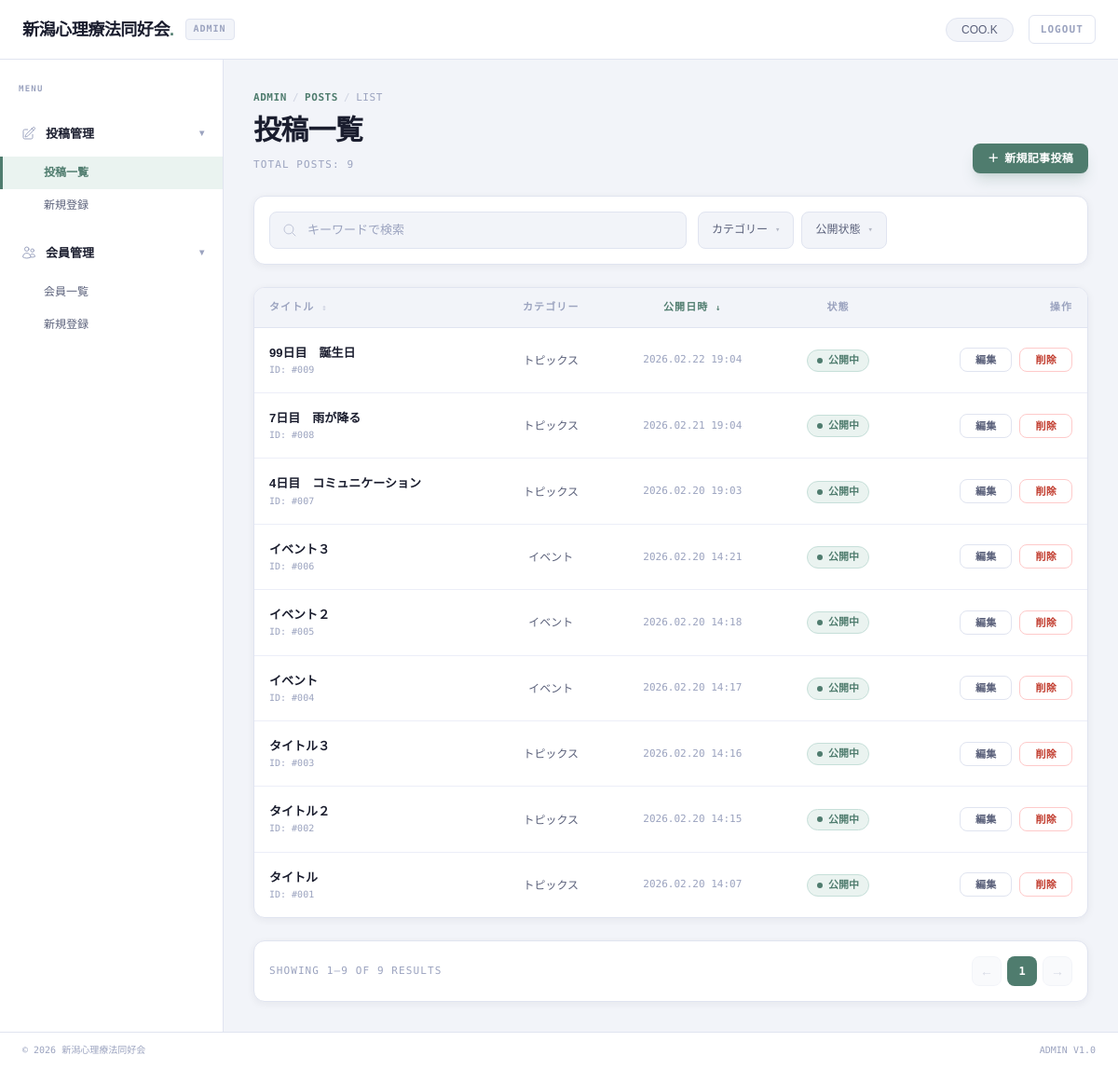
The page /admin/posts (signed in) on the database as committed earlier.
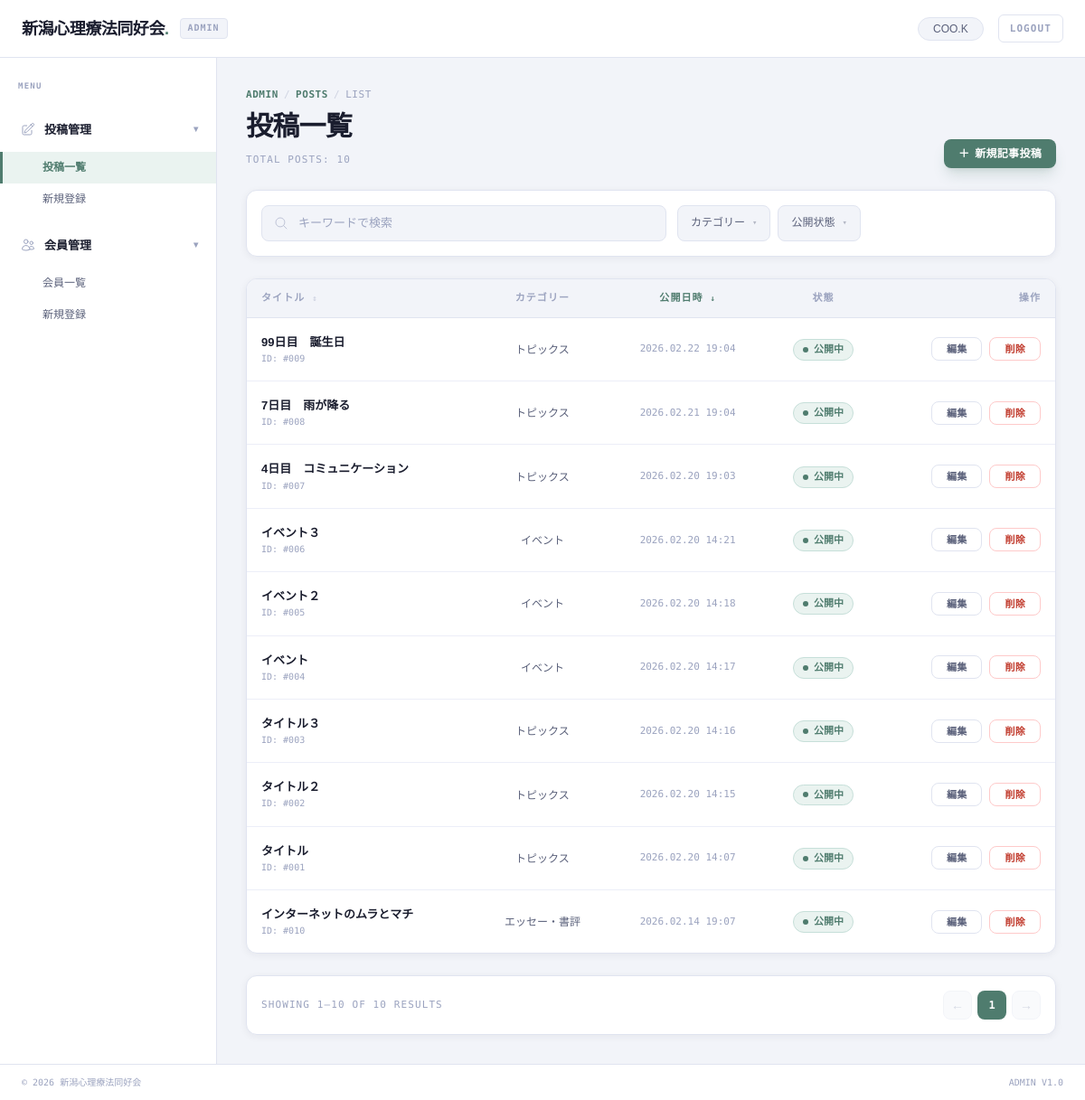
The same page on the database as committed later.
### app/models.py (models this page shows, shortened)
class User(db.Model, UserMixin):
    __tablename__ = 'users'
    id = db.Column(db.Integer, primary_key=True, autoincrement=True)
    name = db.Column(db.Text, nullable=False)
    display_name = db.Column(db.Text, nullable=True)
    email = db.Column(db.Text, nullable=False, unique=True)
    password_hash = db.Column(db.Text, nullable=False)
    role = db.Column(db.Text, nullable=False, default='member')
    profile = db.Column(db.Text)
    created_at = db.Column(db.DateTime, default=datetime.utcnow)
    updated_at = db.Column(db.DateTime, default=datetime.utcnow, onupdate=datetime.utcnow)
    posts = db.relationship('Post', backref='author', lazy=True)
    comments = db.relationship('Comment', backref='user', lazy=True)
    @property
    def display_name_or_name(self):
        if self.display_name and self.display_name.strip():
            return self.display_name.strip()
        return self.name

class Post(db.Model):
    __tablename__ = 'posts'
    id = db.Column(db.Integer, primary_key=True, autoincrement=True)
    user_id = db.Column(db.Integer, db.ForeignKey('users.id'), nullable=False)
    category_id = db.Column(db.Integer, db.ForeignKey('categories.id'), nullable=False)
    title = db.Column(db.Text, nullable=False)
    content = db.Column(db.Text, nullable=False)
    published_at = db.Column(db.DateTime, default=datetime.utcnow)
    event_date = db.Column(db.DateTime, nullable=True)
    eyecatch_img = db.Column(db.Text)
    created_at = db.Column(db.DateTime, default=datetime.utcnow)
    updated_at = db.Column(db.DateTime, default=datetime.utcnow, onupdate=datetime.utcnow)
    comments = db.relationship('Comment', backref='post', lazy=True)

class Category(db.Model):
    __tablename__ = 'categories'
    id = db.Column(db.Integer, primary_key=True, autoincrement=True)
    name = db.Column(db.Text, nullable=False)
    slug = db.Column(db.Text, nullable=False, unique=True)
    created_at = db.Column(db.DateTime, default=datetime.utcnow)
    posts = db.relationship('Post', backref='category', lazy=True)

### app/blueprints/admin/routes.py (the view)
@admin_bp.route('/posts')
@login_required
def post_list():
    page = request.args.get('page', 1, type=int)
    q = request.args.get('q', '')
    query = Post.query
    if q:
        query = query.filter(Post.title.contains(q))
    pagination = query.order_by(Post.published_at.desc()).paginate(page=page, per_page=10, error_out=False)
    posts = pagination.items
    if ZoneInfo:
        now_jst = datetime.now(ZoneInfo('Asia/Tokyo')).replace(tzinfo=None)
    else:
        now_jst = datetime.utcnow() + timedelta(hours=9)
    return render_template('admin/post_list.html',
                         title='記事管理',
                         posts=posts,
                         pagination=pagination,
                         q=q,
                         now=now_jst)

### app/blueprints/admin/templates/admin/post_list.html (shortened to what this page needs)
{% extends "admin/admin_base.html" %}
{% set active_menu = 'post_list' %}
{% block main_content %}
<div class="flex flex-col md:flex-row md:items-end justify-between gap-4">
    <div class="flex flex-col gap-2">
        <div class="flex items-center gap-1.5 text-[11px] font-mono-dm text-custom-text-muted uppercase tracking-wider">
            <span class="text-custom-accent font-bold">Admin</span>
            <span class="opacity-40">/</span>
            <span class="text-custom-accent font-bold">Posts</span>
            <span class="opacity-40">/</span>
            <span>List</span>
        </div>
        <h1 class="text-2xl md:text-3xl font-header-sans font-bold text-custom-text-primary tracking-tight">
            投稿一覧</h1>
        <div class="text-[11px] font-mono-dm text-custom-text-muted uppercase tracking-widest mt-0.5">Total
            Posts: {{ pagination.total }}</div>
    </div>
    <a href="{{ url_for('admin.create_post') }}" class="btn-admin-primary w-full md:w-auto justify-center">
        <span>＋</span> 新規記事投稿
    </a>
</div>
<div
    class="bg-white border border-custom-border rounded-custom p-4 shadow-custom-sm flex flex-col sm:flex-row sm:items-center gap-3">
    <form action="{{ url_for('admin.post_list') }}" method="GET" class="relative flex-1 w-full sm:max-w-md">
        <span class="absolute left-3.5 top-1/2 -translate-y-1/2 text-custom-text-muted opacity-60">
            <svg xmlns="http://www.w3.org/2000/svg" fill="none" viewBox="0 0 24 24" stroke-width="1.5"
                stroke="currentColor" class="w-4 h-4">
                <path stroke-linecap="round" stroke-linejoin="round"
                    d="m21 21-5.197-5.197m0 0A7.5 7.5 0 1 0 5.196 5.196a7.5 7.5 0 0 0 10.607 10.607Z" />
            </svg>
        </span>
        <input type="text" name="q" value="{{ q }}" placeholder="キーワードで検索" class="input-admin pl-10">
    </form>
    <div class="flex gap-2">
        <div
            class="flex-1 sm:flex-none flex items-center justify-between gap-2 px-3.5 h-10 bg-custom-surface-2 border border-custom-border rounded-lg text-[12px] font-mono-dm text-custom-text-secondary cursor-pointer hover:bg-custom-surface-3 transition-colors">
            カテゴリー <span class="text-[9px] opacity-40">▾</span>
        </div>
        <div
            class="flex-1 sm:flex-none flex items-center justify-between gap-2 px-3.5 h-10 bg-custom-surface-2 border border-custom-border rounded-lg text-[12px] font-mono-dm text-custom-text-secondary cursor-pointer hover:bg-custom-surface-3 transition-colors">
            公開状態 <span class="text-[9px] opacity-40">▾</span>
        </div>
    </div>
</div>
<div class="bg-white border border-custom-border rounded-custom shadow-custom-sm overflow-x-auto w-full">
    <table class="w-full text-left border-collapse min-w-[800px]">
        <thead class="bg-custom-surface-2 border-b border-custom-border">
            <tr>
                <th
                    class="px-4 py-3 text-[11px] font-bold text-custom-text-muted font-mono-dm uppercase tracking-widest">
                    タイトル <span class="text-[9px] opacity-40">↕</span></th>
                <th
                    class="px-4 py-3 text-[11px] font-bold text-custom-text-muted font-mono-dm uppercase tracking-widest text-center">
                    カテゴリー</th>
                <th
                    class="px-4 py-3 text-[11px] font-bold text-custom-accent font-mono-dm uppercase tracking-widest text-center">
                    公開日時 <span class="text-[9px]">↓</span></th>
                <th
                    class="px-4 py-3 text-[11px] font-bold text-custom-text-muted font-mono-dm uppercase tracking-widest text-center">
                    状態</th>
                <th
                    class="px-4 py-3 text-[11px] font-bold text-custom-text-muted font-mono-dm uppercase tracking-widest text-right">
                    操作</th>
            </tr>
        </thead>
        <tbody class="divide-y divide-custom-border-light">
            {% for post in posts %}
            <tr class="hover:bg-custom-surface-2 transition-colors group">
                <td class="px-4 py-4">
                    <div class="font-bold text-custom-text-primary text-[13px] truncate max-w-[400px]">{{ post.title }}
                    </div>
                    <div class="text-[10px] font-mono-dm text-custom-text-muted">ID: #{{ "%03d"|format(post.id) }}</div>
                </td>
                <td class="px-4 py-4 text-center">
                    <span class="text-xs text-custom-text-secondary">
                        {{ post.category.name if post.category else '未分類' }}
                    </span>
                </td>
                <td class="px-4 py-4 text-center text-[11px] font-mono-dm text-custom-text-muted">
                    {{ post.published_at.strftime('%Y.%m.%d %H:%M') }}
                </td>
                <td class="px-4 py-4 text-center">
                    {% if post.published_at <= now %} <span class="status-badge-active">
                        <span class="w-1.5 h-1.5 rounded-full bg-current"></span>
                        公開中
                        </span>
                        {% else %}
                        <span
                            class="status-badge-inactive text-custom-accent bg-custom-accent/10 border-custom-accent/20">
                            <span class="w-1.5 h-1.5 rounded-full bg-current"></span>
                            予約済
                        </span>
                        {% endif %}
                </td>
                <td class="px-4 py-4">
                    <div class="flex justify-end gap-2 text-right">
                        <a href="{{ url_for('admin.edit_post', id=post.id) }}"
                            class="btn-admin-ghost py-1 text-[11px]">編集</a>
                        <form action="{{ url_for('admin.delete_post', id=post.id) }}" method="POST" class="inline"
                            onsubmit="return confirm('本当に削除しますか？');">
                            <button type="submit" class="btn-admin-danger py-1 text-[11px]">削除</button>
                        </form>
                    </div>
                </td>
            </tr>
            {% else %}
            <tr>
                <td colspan="5" class="px-4 py-12 text-center text-custom-text-muted font-mono-dm text-xs">
                    記事データが見つかりませんでした
                </td>
            </tr>
            {% endfor %}
        </tbody>
    </table>
</div>
<div
    class="bg-white border border-custom-border rounded-custom p-4 shadow-custom-sm flex flex-col md:flex-row items-center justify-between gap-4">
    <div class="text-[11px] font-mono-dm text-custom-text-muted uppercase tracking-widest order-2 md:order-1">
        SHOWING {{ pagination.first }}–{{ pagination.last }} OF {{ pagination.total }} RESULTS</div>
    <div class="flex items-center gap-1.5 order-1 md:order-2">
        {% if pagination.has_prev %}
        <a href="{{ url_for('admin.post_list', page=pagination.prev_num, q=q) }}"
            class="w-8 h-8 rounded-lg bg-custom-surface-2 border border-custom-border text-custom-text-secondary flex items-center justify-center hover:bg-custom-surface-3 transition-colors">←</a>
        {% else %}
        <span
            class="w-8 h-8 rounded-lg bg-custom-surface-2 border border-custom-border text-custom-text-muted opacity-40 flex items-center justify-center cursor-not-allowed">←</span>
        {% endif %}
        {% for page_num in pagination.iter_pages(left_edge=1, right_edge=1, left_current=1, right_current=2) %}
        {% if page_num %}
        {% if page_num == pagination.page %}
        <span
            class="w-8 h-8 rounded-lg bg-custom-accent text-white font-bold font-mono-dm text-xs flex items-center justify-center">{{
            page_num }}</span>
        {% else %}
        <a href="{{ url_for('admin.post_list', page=page_num, q=q) }}"
            class="w-8 h-8 rounded-lg bg-custom-surface-2 border border-custom-border text-custom-text-secondary font-mono-dm text-xs flex items-center justify-center hover:bg-custom-surface-3 transition-colors">{{
            page_num }}</a>
        {% endif %}
        {% else %}
        <span class="px-1 text-custom-text-muted opacity-40">…</span>
        {% endif %}
        {% endfor %}
        {% if pagination.has_next %}
        <a href="{{ url_for('admin.post_list', page=pagination.next_num, q=q) }}"
            class="w-8 h-8 rounded-lg bg-custom-surface-2 border border-custom-border text-custom-text-secondary flex items-center justify-center hover:bg-custom-surface-3 transition-colors">→</a>
        {% else %}
        <span
            class="w-8 h-8 rounded-lg bg-custom-surface-2 border border-custom-border text-custom-text-muted opacity-40 flex items-center justify-center cursor-not-allowed">→</span>
        {% endif %}
    </div>
</div>
{% endblock %}

### app/blueprints/admin/templates/admin/admin_base.html (shortened to what this page needs)
<!DOCTYPE html>
<html lang="ja">
<head>
    <script src="https://cdn.tailwindcss.com"></script>
</head>
<body>
    <div class="grid grid-rows-[64px_1fr] md:grid-cols-[240px_1fr] min-h-screen relative w-full overflow-x-hidden">
        <header
            class="col-span-1 md:col-span-2 bg-white border-b border-custom-border flex items-center px-4 md:px-6 sticky top-0 z-50">
            <div class="font-header-sans font-bold text-lg text-custom-text-primary tracking-tight">
                新潟心理療法同好会<span class="text-custom-accent">.</span>
            </div>
            <div
                class="ml-2 md:ml-3 px-2 py-0.5 bg-custom-surface-2 border border-custom-border rounded text-[10px] font-bold text-custom-text-muted font-mono-dm uppercase tracking-widest">
                Admin
            </div>
            <div class="ml-auto flex items-center gap-2 md:gap-4">
                <div
                    class="hidden sm:flex items-center px-4 py-1 bg-custom-surface-2 border border-custom-border rounded-full">
                    <span class="text-xs font-medium text-custom-text-secondary">{{ current_user.display_name_or_name }}</span>
                </div>
                <a href="{{ url_for('auth.logout') }}"
                    class="text-[10px] md:text-[11px] font-mono-dm text-custom-text-muted border border-custom-border px-2.5 md:px-3 py-1.5 rounded-md bg-white hover:bg-custom-surface-2 transition-colors uppercase tracking-widest font-bold">
                    Logout
                </a>
            </div>
        </header>
        <aside id="sidebar"
            class="fixed md:static inset-y-0 left-0 w-[240px] bg-white border-r border-custom-border py-6 flex flex-col gap-1 overflow-y-auto z-50 -translate-x-full md:translate-x-0 transition-transform duration-300 ease-in-out shadow-custom md:shadow-none">
            <div class="px-5 mb-2 text-[9px] font-bold text-custom-text-muted uppercase tracking-[0.14em] font-mono-dm">
                Menu</div>
            <div
                class="sidebar-item font-semibold text-custom-text-primary flex justify-between items-center group mt-2">
                <div class="flex items-center gap-2.5">
                    <span class="text-custom-text-muted group-hover:text-custom-accent transition-colors">
                    </span>
                    <span>投稿管理</span>
                </div>
                <span
                    class="text-[10px] text-custom-text-muted group-hover:text-custom-text-primary transition-colors">▾</span>
            </div>
            <div class="flex flex-col">
                <a href="{{ url_for('admin.post_list') }}"
                    class="sidebar-sub-item {% if active_menu == 'post_list' %}active{% endif %}">投稿一覧</a>
                <a href="{{ url_for('admin.create_post') }}"
                    class="sidebar-sub-item {% if active_menu == 'post_new' %}active{% endif %}">新規登録</a>
            </div>
            <div
                class="sidebar-item font-semibold text-custom-text-primary flex justify-between items-center group mt-2">
                <div class="flex items-center gap-2.5">
                    <span class="text-custom-text-muted group-hover:text-custom-accent transition-colors">
                    </span>
                    <span>会員管理</span>
                </div>
                <span
                    class="text-[10px] text-custom-text-muted group-hover:text-custom-text-primary transition-colors">▾</span>
            </div>
            <div class="flex flex-col">
                <a href="{{ url_for('admin.admin_users') }}"
                    class="sidebar-sub-item {% if active_menu == 'user_list' %}active{% endif %}">会員一覧</a>
                <a href="{{ url_for('admin.admin_user_new') }}"
                    class="sidebar-sub-item {% if active_menu == 'user_new' %}active{% endif %}">新規登録</a>
            </div>
        </aside>
        <main class="p-4 md:p-8 flex flex-col gap-6 min-w-0">
            {% block main_content %}{% endblock %}
        </main>
        <footer
            class="md:col-span-2 h-10 bg-white border-t border-custom-border flex items-center justify-between px-6 text-[10px] text-custom-text-muted font-mono-dm shrink-0 sticky bottom-0 z-50">
            <span>© 2026 新潟心理療法同好会</span>
            <div class="hidden sm:flex gap-4">
                <span>ADMIN V1.0</span>
            </div>
        </footer>
    </div>
</body>
</html>

Rows that differ between the two databases and show on the page:
added Post: title "インターネットのムラとマチ", id "010", category "エッセー・書評", published_at "2026.02.14 19:07", shows "公開中"
Other text that changed with them:
{{ pagination.total }}: "9" → "10"
{{ pagination.last }}: "9" → "10"
